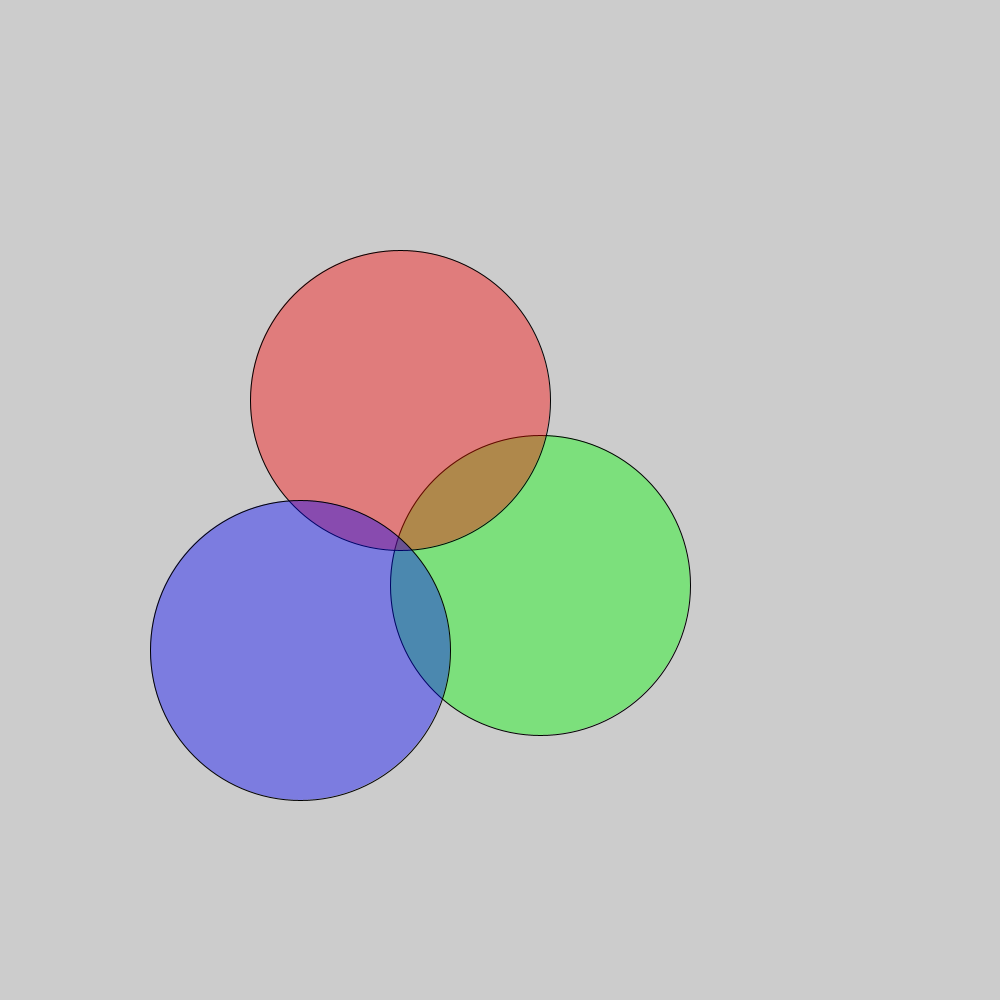
Frame 1 (no input)
Frame 60 (the mouse pressed at the canvas centre just before this capture): identical to frame 1, image omitted
Frame 120 (the mouse held since frame 60 and released just before this capture): identical to frame 1, image omitted

The Processing sketch that drew this single still picture (run headless with seeded random() and noise(); from frame 60 on, the mouse is pressed at the canvas centre):

// Processing sketch: VennDiagram
// ── VennDiagram.pde

void setup()  {
  size(1000,1000);
  fill(0, 255, 0, 100);
ellipse (540,585,300,300); 
fill(255,0,0,100);
ellipse (400,400,300,300);
fill(0,0,255,100);
ellipse (300,650,300,300);
 
}
void draw()  {
if(mousePressed)  {
  System.out.println("" + mouseX + ", " + mouseY + ""); 
}
}
